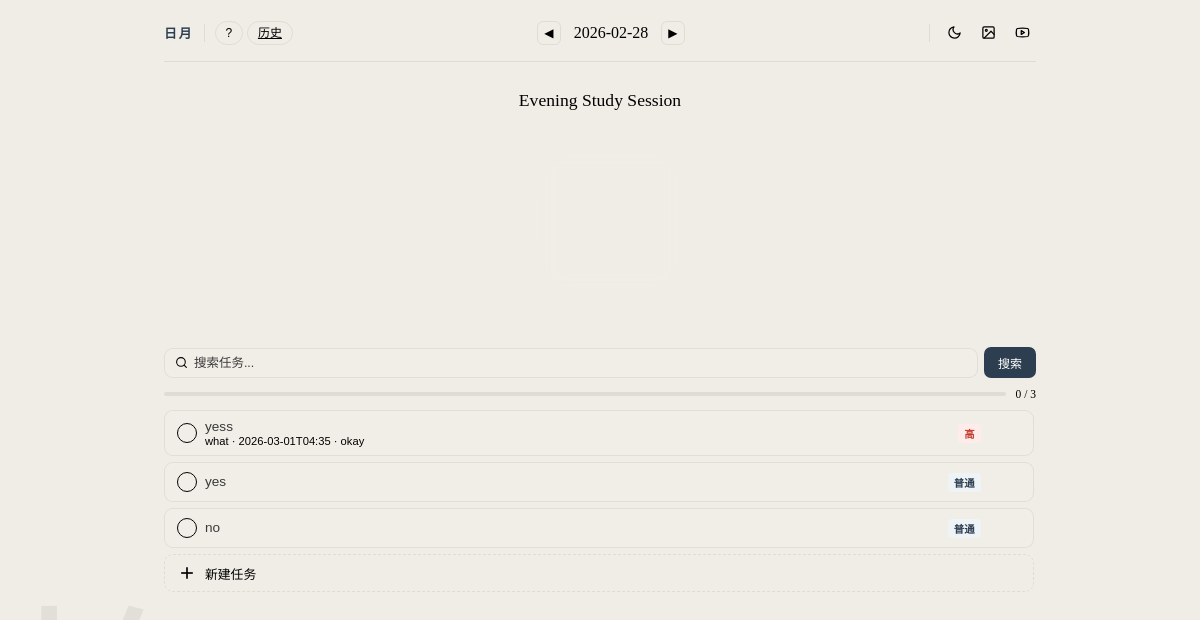
Before: /2026-02-28 with the older database file.
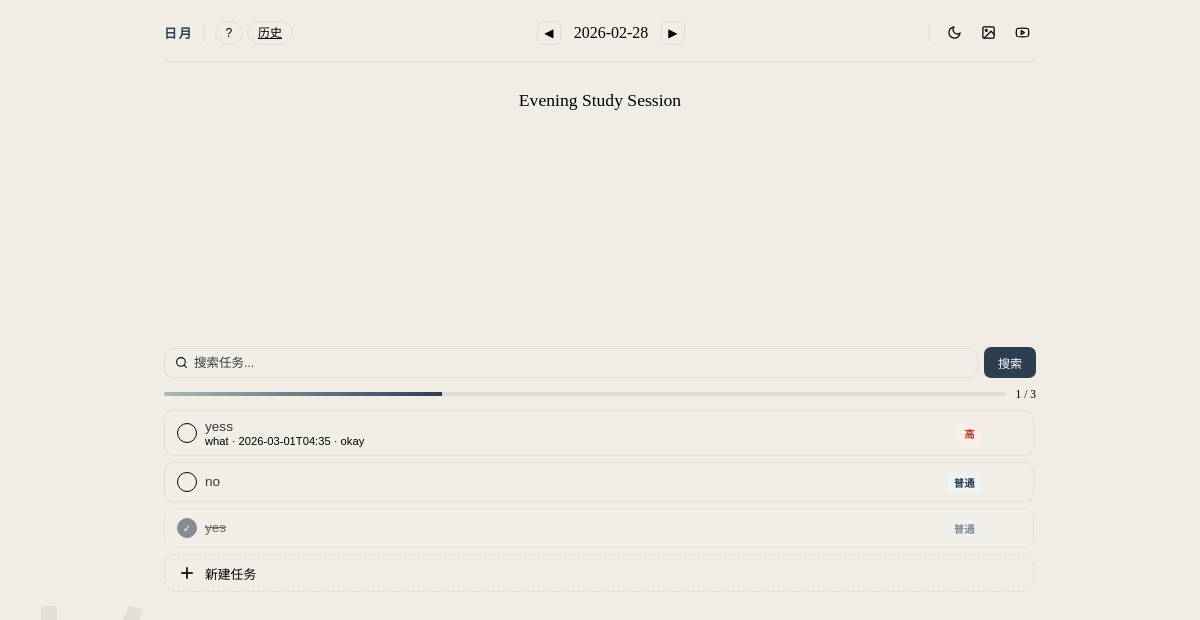
After: the same page with the newer database file.
### tables this page shows
CREATE TABLE tasks (
    id INTEGER PRIMARY KEY AUTOINCREMENT,
    content TEXT NOT NULL,
    date TEXT NOT NULL
, created_at TEXT DEFAULT CURRENT_TIMESTAMP, due_time TEXT, priority INTEGER DEFAULT 2, completed INTEGER DEFAULT 0, notes TEXT, category TEXT, tags TEXT);

### app.py (the view)
@app.route('/<date>')
def index(date):
    q = request.args.get('q', '')
    conn = get_db_connection()
    if q:
        pattern = f"%{q}%"
        tasks = conn.execute(
            'SELECT * FROM tasks WHERE date = ? AND (content LIKE ? OR category LIKE ? OR tags LIKE ?) ORDER BY completed ASC, priority ASC, due_time IS NULL, due_time ASC',
            (date, pattern, pattern, pattern)
        ).fetchall()
    else:
        tasks = conn.execute(
            'SELECT * FROM tasks WHERE date = ? ORDER BY completed ASC, priority ASC, due_time IS NULL, due_time ASC',
            (date,)
        ).fetchall()
    totals = conn.execute('SELECT COUNT(*) as total, SUM(completed) as done FROM tasks WHERE date = ?', (date,)).fetchone()
    conn.close()
    current_hour = datetime.now().hour
    if 5 <= current_hour < 12:
        session_title = "Morning Study Session"
    else:
        session_title = "Evening Study Session"
    total = totals['total'] or 0
    done = totals['done'] or 0
    progress = int(done / total * 100) if total else 0
    return render_template('index.html', tasks=tasks, date=date, session_title=session_title, total=total, done=done, progress=progress, query=q)

### app.py (called while the page is built)
def get_db_connection():
    db_path = os.path.join(base_path, 'todo.db')
    conn = sqlite3.connect(db_path)
    conn.row_factory = sqlite3.Row
    return conn

### templates/index.html (shortened to what the changed rows need)
<!DOCTYPE html>
<html lang="en">
<head>
</head>
<body>
    <div class="app">
        <div class="main-col">
            <div class="stats-row">
                <div class="progress-bar"><div class="progress-fill" style="width:{{ progress }}%"></div></div>
                <span class="counts">{{ done }} / {{ total }}</span>
            </div>
            <div class="task-list" id="task-list">
                {% for task in tasks %}
                <div class="task-row {% if task.completed %}done{% endif %}" id="task-{{ task.id }}" data-id="{{ task.id }}">
                    <form method="post" action="{{ url_for('toggle', date=date, task_id=task.id) }}" style="flex-shrink:0;">
                        <button class="check-btn" type="submit">{% if task.completed %}✓{% endif %}</button>
                    </form>
                    <div class="task-meta">
                        <div class="task-content" onclick="openEdit({{ task.id }}, event)">{{ task.content }}</div>
                        <div class="task-sub">{{ task.category }}{% if task.due_time %} · {{ task.due_time }}{% endif %}{% if task.tags %} · {{ task.tags }}{% endif %}</div>
                    </div>
                    <div class="task-right">
                        <span class="prio-badge p{{ task.priority }}">{% if task.priority==1 %}高{% elif task.priority==2 %}普通{% else %}低{% endif %}</span>
                        <form method="post" action="{{ url_for('delete', date=date, task_id=task.id) }}" onsubmit="return confirm('确定删除?');">
                        </form>
                    </div>
                </div>
                {% endfor %}
            </div>
        </div>
    </div>
</body>
</html>

Changed rows visible on the page:
shown differently, row unchanged: tasks "no": moves up the list
changed tasks "yes": now shows "✓"
Other visible differences:
{{ done }}: "0" → "1"
